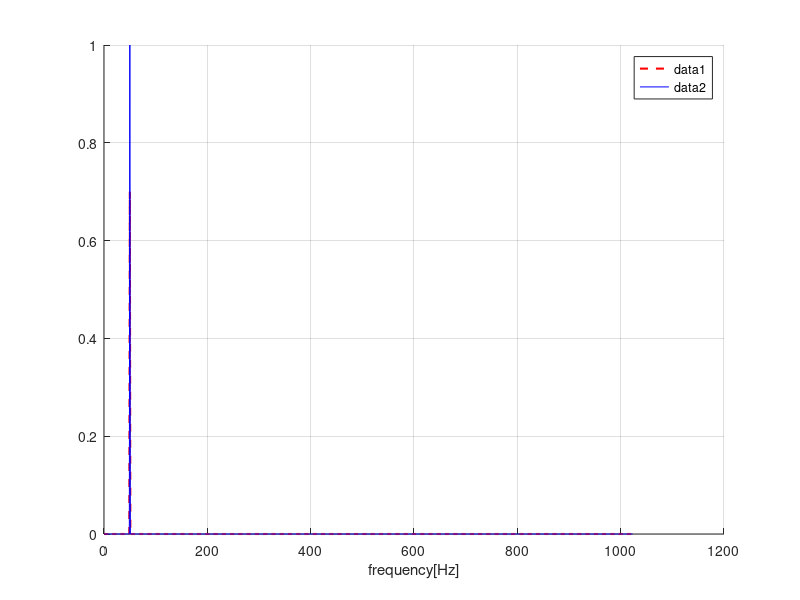
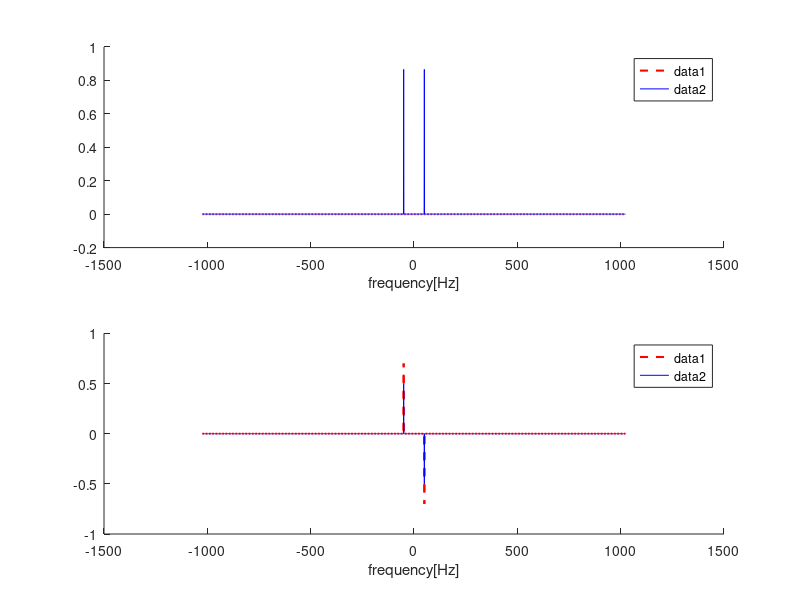
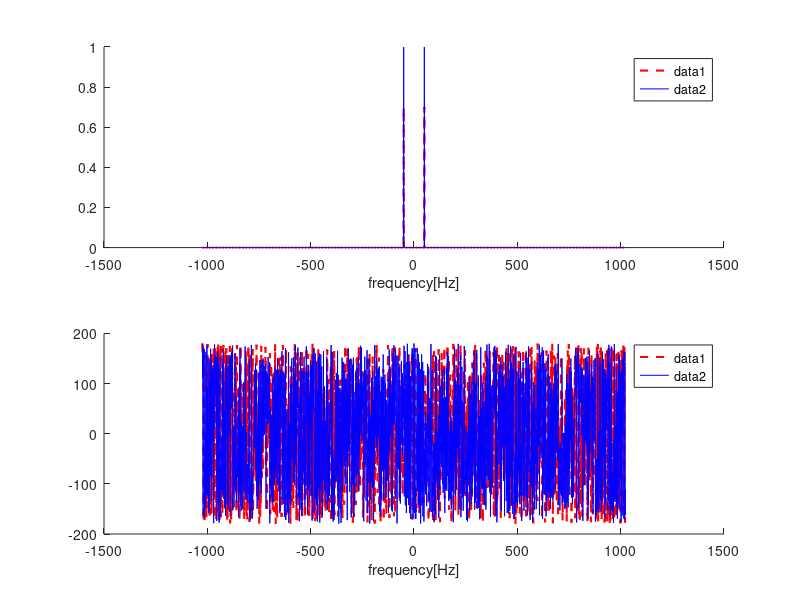
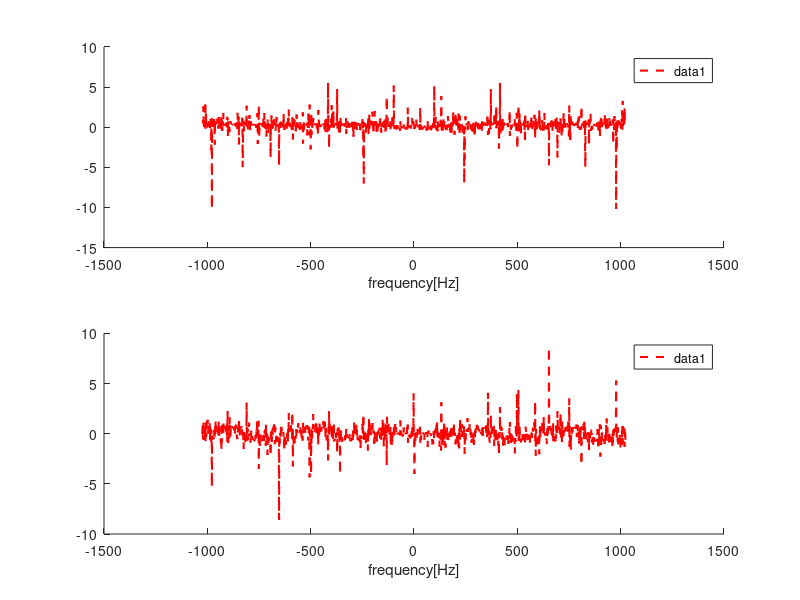

MATLAB code for these plots, in order:
% Discrete Fourier transform using fft function CHECK transfer function
% 08/12/2021 R. Liupekevicius
clear all; close all;
clc;


% definitions
L = 2048; %signal length
Fs= 2048; %samplig frequency
Ts = 1/Fs; %period of time steps
t = (0:(L-1))*Ts; %time vector;

% signal definition
mic1 = 0.7*sin(2*pi*50*t);
mic2 = sin(2*pi*50*t+ pi/3);

%fft both signals
Y1 =fft(mic1);
Y2 =fft(mic2);

% % fft both signals
% Y1 =fft(hilbert(mic1));
% Y2 =fft(hilbert(mic2));

% build frequency vector positive frequencies
fp = (0:L/2-1)/L*Fs;

% build frequency vector positive &n negative freqs
f  = (0:L-1)/L*Fs -Fs/2;

%% plot discrete fourier transform (DFT) on positive freq axis
figure(1);
hold on;
plot(fp,abs(2*Y1(1:L/2)/L),"linewidth", 1.5,"LineStyle","--", "Color","r");
plot(fp,abs(2*Y2(1:L/2)/L), "Color", "b");
legend();
xlabel('frequency[Hz]');
grid on;

%% plot DFT real and imag parts
figure(2)
title('real and imag parts of two signals with phase diff')
subplot(2,1,1)
hold on;
plot(f,real(2/L*fftshift(Y1)),"linewidth", 1.5,"LineStyle","--", "Color","r");
plot(f,real(2/L*fftshift(Y2)), "Color", "b");
hold off;
xlabel('frequency[Hz]');
legend();

subplot(2,1,2)
hold on;
plot(f,imag(2/L*fftshift(Y1)),"linewidth", 1.5,"LineStyle","--", "Color","r");
plot(f,imag(2/L*fftshift(Y2)), "Color", "b");
hold off;
xlabel('frequency[Hz]');
legend();


%% plot DFT abs and phase
figure(3)
title('abs and phase of two signals with phase diff')
subplot(2,1,1)
hold on;
plot(f,abs(2/L*fftshift(Y1)),"linewidth", 1.5,"LineStyle","--", "Color","r");
plot(f,abs(2/L*fftshift(Y2)), "Color", "b");
hold off;
xlabel('frequency[Hz]');
legend();

subplot(2,1,2)
hold on;
plot(f,180/pi*(angle(2/L*fftshift(Y1))),...
    "linewidth", 1.5,"LineStyle","--", "Color","r");
plot(f,180/pi*(angle(2/L*fftshift(Y2))), ...
    "Color", "b");
hold off;
xlabel('frequency[Hz]');
legend();


%% compute transfer function between mic1 and mic2


H12 = Y1./Y2;

figure(4)
subplot(2,1,1)
hold on;
plot(f,real(fftshift(H12)),"linewidth", 1.5,"LineStyle","--", "Color","r");
hold off;
xlabel('frequency[Hz]');
legend();

subplot(2,1,2)
hold on;
plot(f,imag(fftshift(H12)),"linewidth", 1.5,"LineStyle","--", "Color","r");
hold off;
xlabel('frequency[Hz]');
legend();



figure(5)
subplot(2,1,1)
hold on;
plot(f,abs(fftshift(H12)), "Color", "b");
hold off;
xlabel('frequency[Hz]');
legend();

subplot(2,1,2)
hold on;
% plot(f,180/pi*unwrap(angle(fftshift(H12))), ...
%     "Color", "b");
plot(f,180/pi*angle(fftshift(H12)), ...
    "Color", "b");
hold off;
xlabel('frequency[Hz]');
legend();




%% try with another function which is not a delta in freq domain




